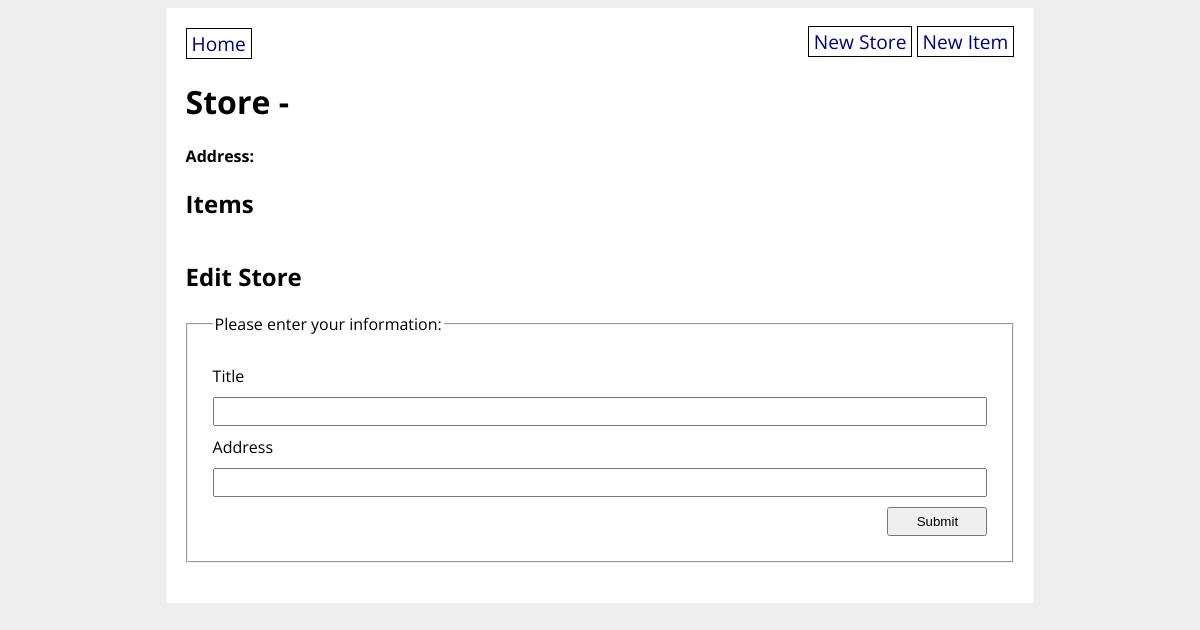
Page /store/8 on the earlier database version.
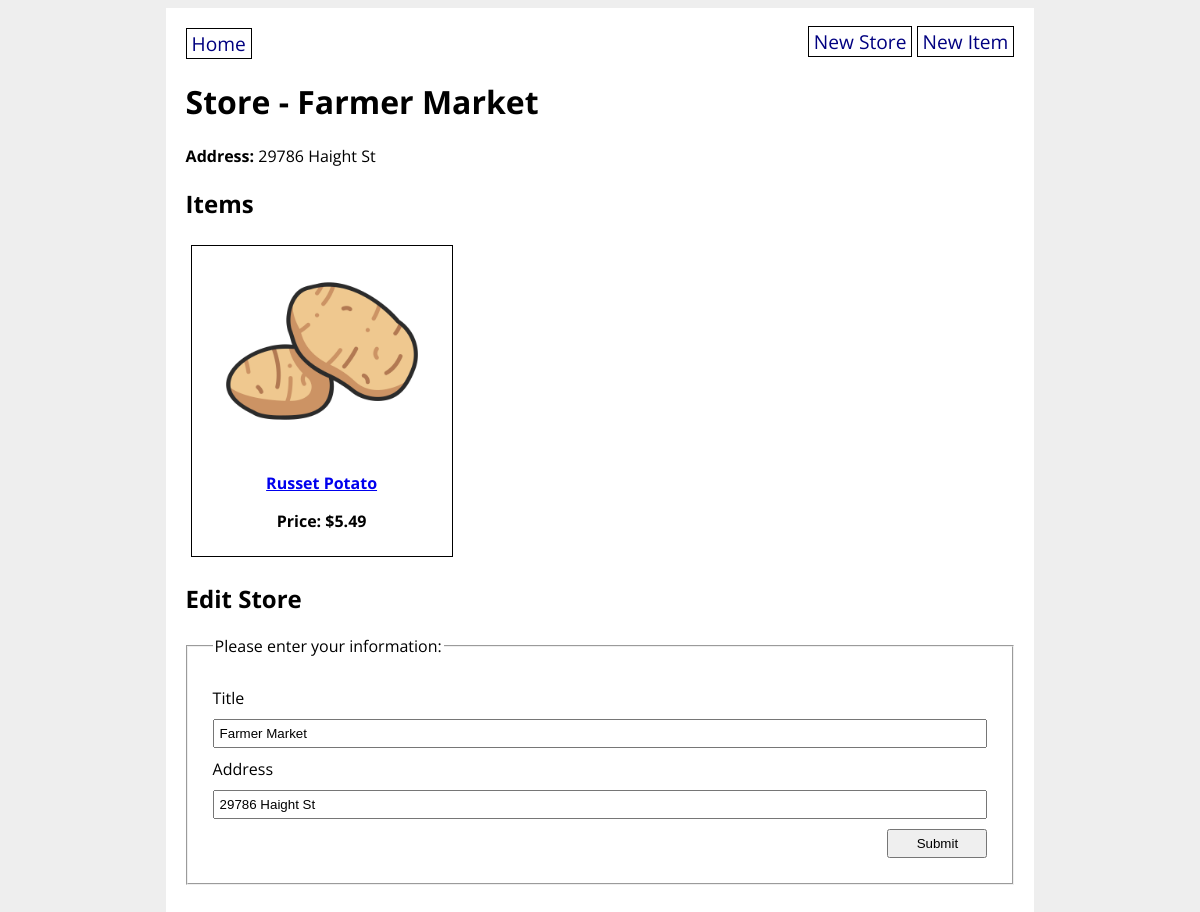
Same page on the later database version.
### grocery_app/models.py (models this page shows, shortened)
class GroceryStore(db.Model):
    id = db.Column(db.Integer, primary_key=True)
    title = db.Column(db.String(80), nullable=False)
    address = db.Column(db.String(200), nullable=False)
    items = db.relationship('GroceryItem', back_populates='store')

class GroceryItem(db.Model):
    id = db.Column(db.Integer, primary_key=True)
    name = db.Column(db.String(80), nullable=False)
    price = db.Column(db.Float(precision=2), nullable=False)
    category = db.Column(db.Enum(ItemCategory), default=ItemCategory.OTHER)
    photo_url = db.Column(URLType)
    store_id = db.Column(
        db.Integer, db.ForeignKey('grocery_store.id'), nullable=False)
    store = db.relationship('GroceryStore', back_populates='items')

### grocery_app/routes.py (the view, shortened to what this page needs)
@main.route('/store/<store_id>', methods=['GET', 'POST'])
def store_detail(store_id):
    store = GroceryStore.query.get(store_id)
    form = GroceryStoreForm(obj=store)
    return render_template('store_detail.html', store=store, form=form)

### grocery_app/forms.py
class GroceryStoreForm(FlaskForm):
    title = StringField('Title', validators=[DataRequired(), Length(min=3, max=80)])
    address = StringField('Address', validators=[DataRequired(), Length(min=3, max=150)])
    submit = SubmitField('Submit')

### grocery_app/templates/store_detail.html (shortened to what this page needs)
{% extends 'base.html' %}
{% block content %}
<h1>Store - {{ store.title }}</h1>
<strong>Address:</strong> {{ store.address }}
<h2>Items</h2>
<div class="items">
    {% for item in store.items %}
    <div class="item-details">
        <a href="/item/{{ item.id }}"><img src="{{ item.photo_url }}" alt="{{ item.name }}" width="200px">
        <p><strong>{{ item.name }}</strong></p></a>
        <p><strong>Price: ${{ item.price }}</strong></p>
    </div>
    {% endfor %}
</div>
<h2>Edit Store</h2>
<form method="POST" action="{{ url_for('main.store_detail', store_id = store.id) }}">
    <fieldset>
        <legend>Please enter your information:</legend>
        {{ form.title.label }}
        {{ form.title }}
        {{ form.address.label }}
        {{ form.address }}
        {{ form.submit }}
    </fieldset>
</form>
{% endblock %}

### grocery_app/templates/base.html (shortened to what this page needs)
<!DOCTYPE html>
<html>
    <head>
        <link rel="stylesheet" href="/static/style.css">
    </head>
    <body>
        <div id="content">
            <nav>
                <a href="/">Home</a>
                <div>
                    <a href="/new_store">New Store</a>
                    <a href="/new_item">New Item</a>
                </div>
            </nav>
            {% block content %}{% endblock %}
        </div>
    </body>
</html>

### grocery_app/static/style.css (style rules this page uses)
body { display: flex; flex-direction: column; align-items: center; background-color: #eee; font-family: 'Open Sans', sans-serif; }
#content { width: 70%; background-color: white; padding: 20px; }
nav { width: 100%; display: flex; flex-direction: row; justify-content: space-between; }
nav a { color: navy; text-decoration: none; border: 1px solid black; padding: 1px 5px; font-size: 1.2em; }
fieldset { display: flex; flex-direction: column; margin: 20px 0; padding: 20px; }
fieldset * { margin: 5px; }
fieldset input { padding: 5px; }
input[type=submit] { width: 100px; align-self: flex-end; }
div.items { display: flex; flex-direction: row; flex-wrap: wrap; }
div.item-details { border: 1px solid black; margin: 5px; padding: 5px; text-align: center; width: 250px; height: 300px; }

Differences in the rows shown:
added GroceryStore: title "Farmer Market", address "29786 Haight St"
added GroceryItem: photo_url (picture), name "Russet Potato", price "5.49"
